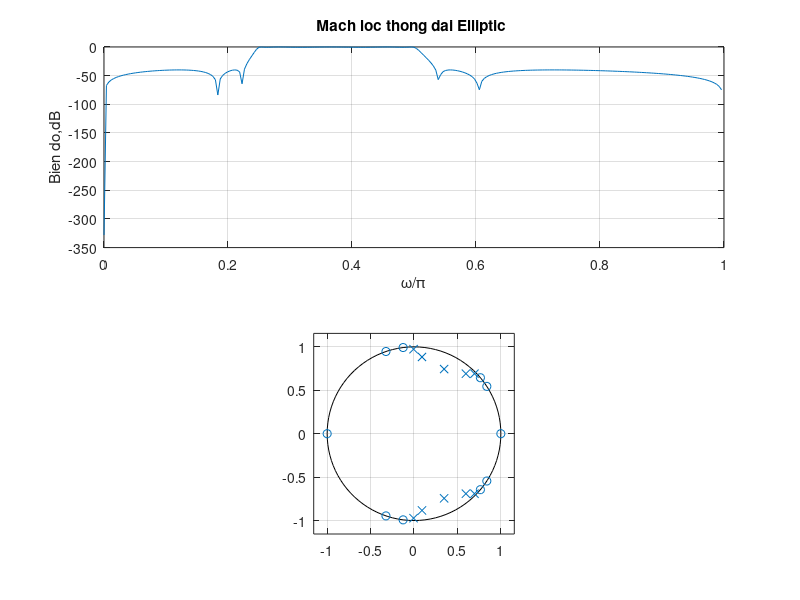

Here is the MATLAB script that generated this plot:
Fp1=1000; Fp2=2000;
Fs1=800; Fs2=2200;
F=8000;
Rp=0.5; Rs=40;
wp1 = 2*Fp1/F;wp2 = 2*Fp2/F;
ws1 = 2*Fs1/F;ws2 = 2*Fs2/F;
Wp = [wp1 wp2]; Ws = [ws1 ws2]; 
[N,Wn]=ellipord(Wp,Ws,Rp,Rs);
[b,a]=ellip(N,Rp,Rs,Wn);
[h,omega]=freqz(b,a,256);
y=20*log10(abs(h));
subplot(211);
plot(omega/pi,y); grid on;
xlabel('\omega/\pi');
ylabel('Bien do,dB');
title('Mach loc thong dai Elliptic ');
subplot(2,1,2)
zplane(b,a);